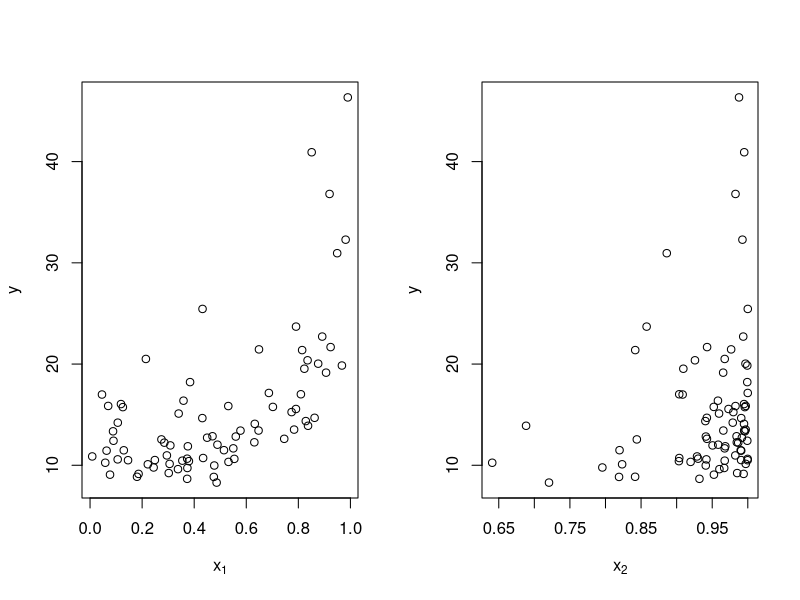
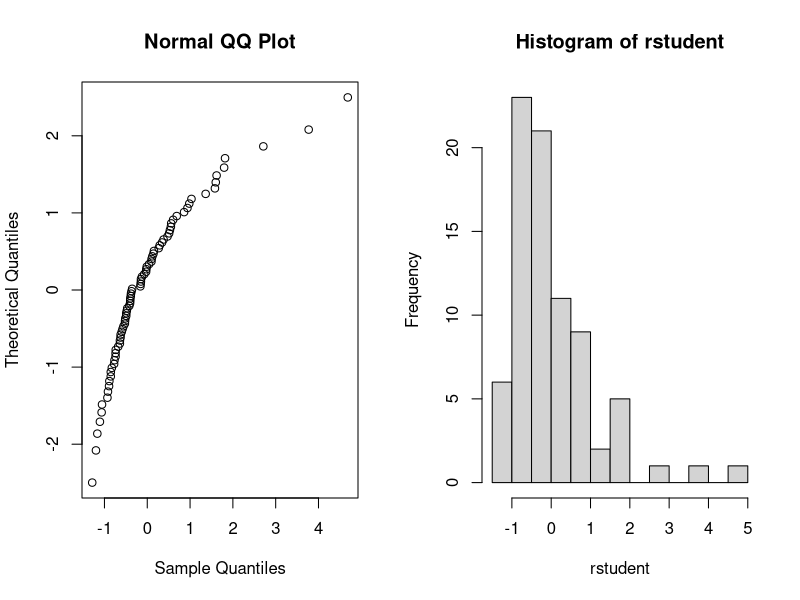
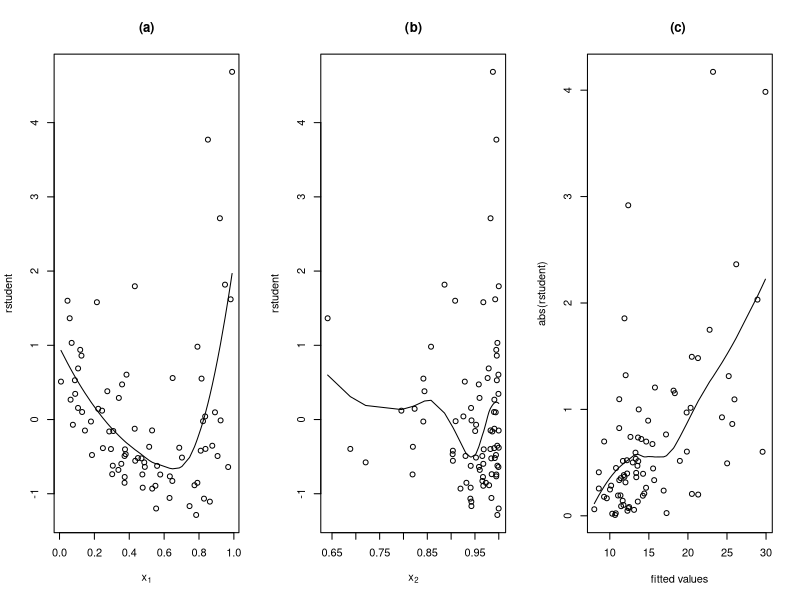
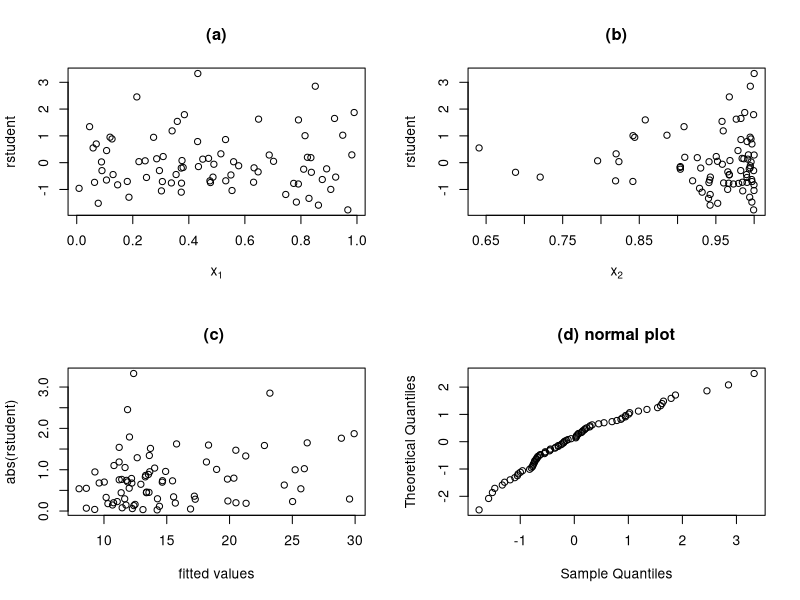

These charts were generated, in order, by the following R code:
#  Figures 13.6 to 13.9

n = 80
set.seed("781235")
e = matrix(runif(12*n),nrow=n) %*% rep(1,12)
e = abs(e)^4
e= e/mean(e) 
x1 = runif(n)
x1 = sort(x1) 
x2 = rbeta(n,6,.5)
y =( 8*x2 + x1 + 5*x1^3) + ( 4* x2 + x1 + 7*x1^3) * e 

postscript("ResidEx5.ps",height=4,width=7)  # Figure 13.6
par(mfrow=c(1,2))
plot(x1,y,xlab=expression(x[1]))
plot(x2,y,xlab=expression(x[2]))
graphics.off()

fit = lm(y~x1+x2)
rstudent = rstudent(fit)

postscript("ResidEx1.ps",height=4,width=7)  #  Figure 13.7
par(mfrow=c(1,2))
qqnorm(rstudent,datax=T,main="Normal QQ Plot")
hist(rstudent,12)
graphics.off()

postscript("ResidEx3.ps",height=2.2,width=5)  #  Figure 13.8
par(mfrow=c(1,3))
plot(x1,rstudent,main="(a)",xlab=expression(x[1]))
fit2 = loess(rstudent~x1)
lines(x1,fit2$fitted)

plot(x2,rstudent,main="(b)",xlab=expression(x[2]))
fit3 = loess(rstudent~x2)
ordx2 = order(x2)
lines(x2[ordx2],fit3$fitted[ordx2])

fitquad = lm(y~poly(x1,2)+x2 )
rstudentquad = rstudent(fitquad)
plot(fitquad$fitted,abs(rstudentquad),xlab="fitted values",ylab="abs(rstudent)",main="(c) ")
fit4 = loess(abs(rstudentquad)~fitquad$fitted)
ord = order(fitquad$fitted)
lines(fitquad$fitted[ord],fit4$fitted[ord])
graphics.off()


transy = log(y)
fitquad2 = lm(transy~poly(x1,2)+x2 )
rstudentquad2 = rstudent(fitquad2)

postscript("ResidEx6.ps",height=5.5,width=6)  #  Figure 13.9
par(mfrow=c(2,2))
plot(x1,rstudentquad2,ylab="rstudent",main="(a)",xlab=expression(x[1]))
plot(x2,rstudentquad2,ylab="rstudent",main="(b)",xlab=expression(x[2]))
plot(fitquad$fitted,abs(rstudentquad2),xlab="fitted values",ylab="abs(rstudent)",main="(c) ")
fit5 = loess(abs(rstudentquad2)~fitquad2$fitted)
ord = order(fitquad2$fitted)
lines(fitquad2$fitted[ord],fit4$fitted[ord])
qqnorm(rstudentquad2,datax=T,main="(d) normal plot")
graphics.off()



